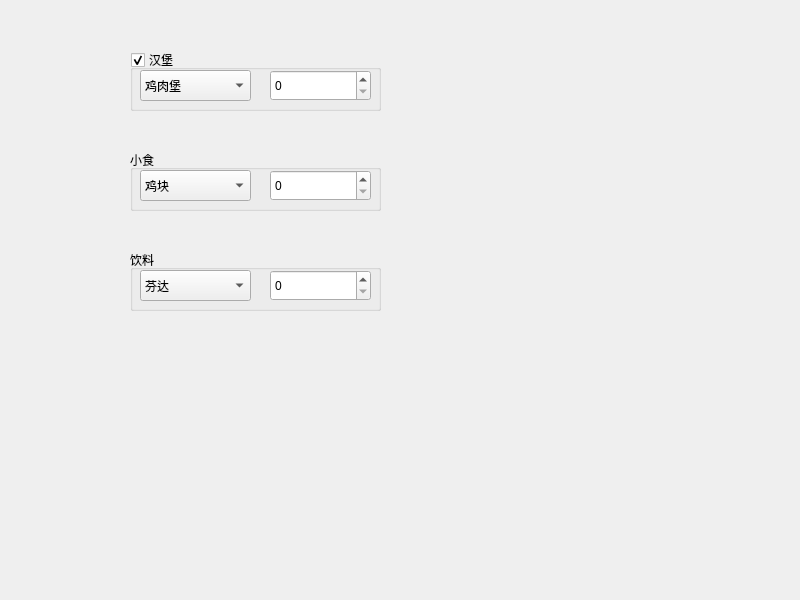
<?xml version="1.0" encoding="UTF-8"?>
<ui version="4.0">
 <class>Widget</class>
 <widget class="QWidget" name="Widget">
  <property name="geometry">
   <rect>
    <x>0</x>
    <y>0</y>
    <width>800</width>
    <height>600</height>
   </rect>
  </property>
  <property name="windowTitle">
   <string>Widget</string>
  </property>
  <widget class="QGroupBox" name="groupBox">
   <property name="geometry">
    <rect>
     <x>130</x>
     <y>50</y>
     <width>251</width>
     <height>61</height>
    </rect>
   </property>
   <property name="title">
    <string>汉堡</string>
   </property>
   <property name="flat">
    <bool>false</bool>
   </property>
   <property name="checkable">
    <bool>true</bool>
   </property>
   <widget class="QSpinBox" name="spinBox">
    <property name="geometry">
     <rect>
      <x>140</x>
      <y>20</y>
      <width>101</width>
      <height>31</height>
     </rect>
    </property>
   </widget>
   <widget class="QComboBox" name="comboBox">
    <property name="geometry">
     <rect>
      <x>10</x>
      <y>20</y>
      <width>111</width>
      <height>31</height>
     </rect>
    </property>
    <item>
     <property name="text">
      <string>鸡肉堡</string>
     </property>
    </item>
    <item>
     <property name="text">
      <string>牛肉堡</string>
     </property>
    </item>
   </widget>
  </widget>
  <widget class="QGroupBox" name="groupBox_2">
   <property name="geometry">
    <rect>
     <x>130</x>
     <y>150</y>
     <width>251</width>
     <height>61</height>
    </rect>
   </property>
   <property name="title">
    <string>小食</string>
   </property>
   <property name="flat">
    <bool>false</bool>
   </property>
   <widget class="QSpinBox" name="spinBox_5">
    <property name="geometry">
     <rect>
      <x>140</x>
      <y>20</y>
      <width>101</width>
      <height>31</height>
     </rect>
    </property>
   </widget>
   <widget class="QComboBox" name="comboBox_5">
    <property name="geometry">
     <rect>
      <x>10</x>
      <y>20</y>
      <width>111</width>
      <height>31</height>
     </rect>
    </property>
    <item>
     <property name="text">
      <string>鸡块</string>
     </property>
    </item>
    <item>
     <property name="text">
      <string>薯条</string>
     </property>
    </item>
   </widget>
  </widget>
  <widget class="QGroupBox" name="groupBox_3">
   <property name="geometry">
    <rect>
     <x>130</x>
     <y>250</y>
     <width>251</width>
     <height>61</height>
    </rect>
   </property>
   <property name="title">
    <string>饮料</string>
   </property>
   <widget class="QSpinBox" name="spinBox_6">
    <property name="geometry">
     <rect>
      <x>140</x>
      <y>20</y>
      <width>101</width>
      <height>31</height>
     </rect>
    </property>
   </widget>
   <widget class="QComboBox" name="comboBox_6">
    <property name="geometry">
     <rect>
      <x>10</x>
      <y>20</y>
      <width>111</width>
      <height>31</height>
     </rect>
    </property>
    <item>
     <property name="text">
      <string>芬达</string>
     </property>
    </item>
    <item>
     <property name="text">
      <string>可乐</string>
     </property>
    </item>
   </widget>
  </widget>
 </widget>
 <resources/>
 <connections/>
</ui>
